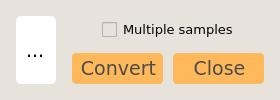
    <widget class="QFrame" name="horizontalFrame_12">
     <property name="styleSheet">
      <string notr="true">background-color: rgb(232, 227, 218);
border-radius: 4px;</string>
     </property>
     <layout class="QHBoxLayout" name="horizontalLayout_19" stretch="1,1">
      <item>
       <widget class="QLabel" name="qtvar_convertImages_statusLabel">
        <property name="font">
         <font>
          <family>Verdana</family>
          <pointsize>14</pointsize>
          <weight>50</weight>
          <bold>false</bold>
         </font>
        </property>
        <property name="styleSheet">
         <string notr="true">padding:5px;
margin: 5px;
border-radius:5px;
background-color: rgb(255, 255, 255);</string>
        </property>
        <property name="text">
         <string>...</string>
        </property>
        <property name="margin">
         <number>5</number>
        </property>
       </widget>
      </item>
      <item>
       <layout class="QVBoxLayout" name="verticalLayout_12" stretch="0,0">
        <property name="spacing">
         <number>10</number>
        </property>
        <property name="leftMargin">
         <number>5</number>
        </property>
        <property name="topMargin">
         <number>5</number>
        </property>
        <property name="rightMargin">
         <number>5</number>
        </property>
        <property name="bottomMargin">
         <number>5</number>
        </property>
        <item alignment="Qt::AlignHCenter|Qt::AlignVCenter">
         <widget class="QCheckBox" name="qtvar_convertImages_multiSampleCheckbox">
          <property name="font">
           <font>
            <family>Verdana</family>
            <pointsize>10</pointsize>
            <weight>50</weight>
            <bold>false</bold>
           </font>
          </property>
          <property name="layoutDirection">
           <enum>Qt::LeftToRight</enum>
          </property>
          <property name="styleSheet">
           <string notr="true">QCheckBox::indicator
{
width: 15px;
height: 15px;

}

QCheckBox::indicator::unchecked
{
	image: url(:/ui/resources/checkbox/checkbox_unchecked.png);
}

QCheckBox::indicator:unchecked:hover
{
	image: url(:/ui/resources/checkbox/checkbox_unchecked_hover.png);
}

QCheckBox::indicator:unchecked:pressed
{
	image: url(:/ui/resources/checkbox/checkbox_unchecked_pressed.png);
}

QCheckBox::indicator::checked 
{
	image: url(:/ui/resources/checkbox/checkbox_checked.png);
}

QCheckBox::indicator:checked:hover 
{
	image: url(:/ui/resources/checkbox/checkbox_checked_hover.png);
}

QCheckBox::indicator:checked:pressed 
{
	image: url(:/ui/resources/checkbox/checkbox_checked_pressed.png);
}</string>
          </property>
          <property name="text">
           <string>Multiple samples</string>
          </property>
         </widget>
        </item>
        <item>
         <layout class="QHBoxLayout" name="horizontalLayout_18">
          <item>
           <widget class="QPushButton" name="qtvar_convertImages_convertButton">
            <property name="minimumSize">
             <size>
              <width>91</width>
              <height>31</height>
             </size>
            </property>
            <property name="font">
             <font>
              <family>Verdana</family>
              <pointsize>14</pointsize>
             </font>
            </property>
            <property name="styleSheet">
             <string notr="true">QPushButton {
	border-radius: 4px;
	background-color: rgb(255, 184, 90);
	padding-left: 2px;
	color: rgb(75, 75, 75);
}
QPushButton:hover{
	background-color: rgb(248,214,176);	
}
QPushButton:pressed{
	background-color: rgb(179, 197, 192);
}</string>
            </property>
            <property name="text">
             <string>Convert</string>
            </property>
           </widget>
          </item>
          <item>
           <widget class="QPushButton" name="qtvar_convertImages_closeButton">
            <property name="minimumSize">
             <size>
              <width>91</width>
              <height>31</height>
             </size>
            </property>
            <property name="font">
             <font>
              <family>Verdana</family>
              <pointsize>14</pointsize>
             </font>
            </property>
            <property name="styleSheet">
             <string notr="true">QPushButton {
	border-radius: 4px;
	background-color: rgb(255, 184, 90);
	padding-left: 2px;
	color: rgb(75, 75, 75);
}
QPushButton:hover{
	background-color: rgb(248,214,176);	
}
QPushButton:pressed{
	background-color: rgb(179, 197, 192);
}</string>
            </property>
            <property name="text">
             <string>Close</string>
            </property>
           </widget>
          </item>
         </layout>
        </item>
       </layout>
      </item>
     </layout>
    </widget>
